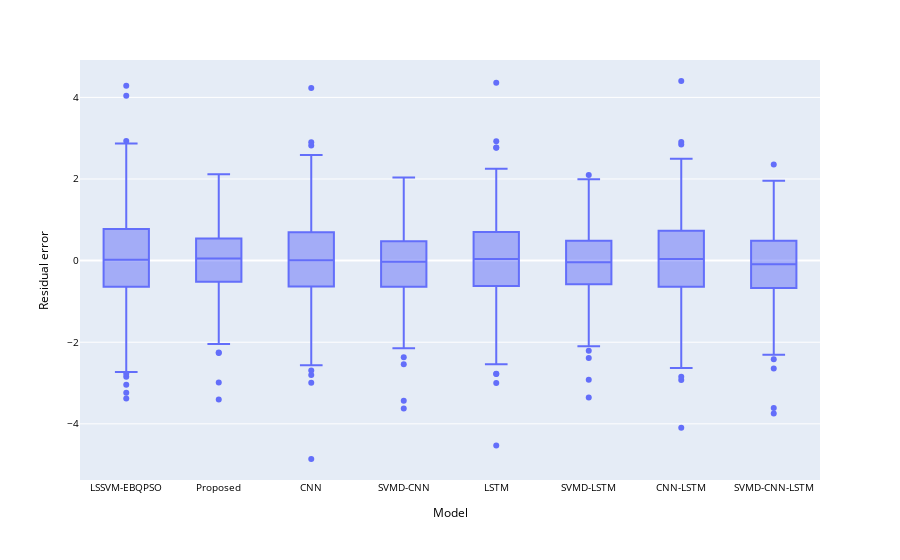

The cell this chart's notebook holds for it:
### Code cell
import plotly.express as px
 
df = px.data.tips()
 
fig = px.box(df_errors)
fig.update_layout(
    xaxis_title="Model",
    yaxis_title="Residual error",
    font=dict(
        size=10,
        color="Black"
    )
)
fig.write_image('figures/ds2_error_box.svg')
fig.show()

### Figure 1 — Plotly figure (JSON) as saved in the notebook; plotly's stock layout.template omitted (floating-point values rounded to 4 significant figures; data arrays with more than 128 entries replaced by an {"elided": "..."} marker saying what was removed)
{"data": [{"alignmentgroup": "True", "hovertemplate": "variable=%{x}<br>value=%{y}<extra></extra>", "legendgroup": "", "marker": {"color": "#636efa"}, "name": "", "notched": false, "offsetgroup": "", "orientation": "v", "showlegend": false, "type": "box", "x": {"elided": "2280 str values"}, "x0": " ", "xaxis": "x", "y": {"elided": "2280 float values"}, "y0": " ", "yaxis": "y"}], "layout": {"boxmode": "group", "font": {"color": "Black", "size": 10}, "legend": {"tracegroupgap": 0}, "margin": {"t": 60}, "xaxis": {"anchor": "y", "domain": [0, 1], "title": {"text": "Model"}}, "yaxis": {"anchor": "x", "domain": [0, 1], "title": {"text": "Residual error"}}}}
